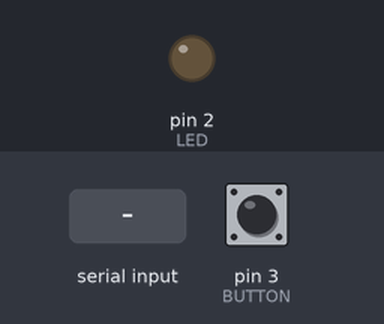
The sketch below on a simulated Arduino Uno, built for the host (arithmetic inside an expression is 32-bit, double 64-bit). On the bench: output pins drawn as LEDs (lit = HIGH). The inputs (shaded band) are chosen by the test bench; at power-on: pin 3 (BUTTON) LOW.

Above: at 1.2 s.
1.3 s: "ON\n" received over Serial
At 2.3 s:
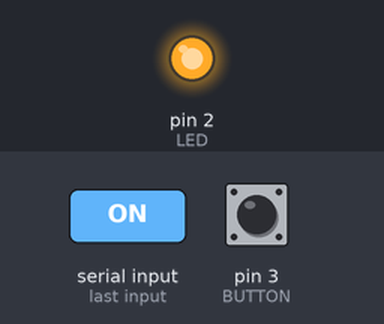
4.4 s: "OFF\n" received over Serial
At 4.8 s:
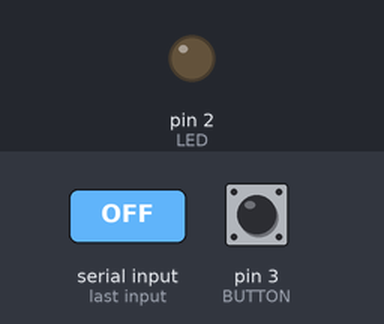
Timing chart, 0 to 7.4 s (numbered marks = the images above; inputs shaded):
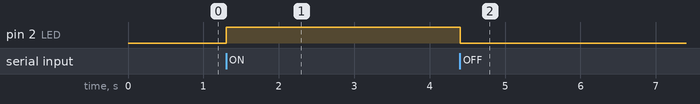

Measured:
- after the input at 1.3 s, pin 2 (LED): LOW → HIGH at once
- after the input at 4.4 s, pin 2 (LED): HIGH → LOW at once

The sketch:

arduino_module.ino
```cpp
#define BUTTON 3
#define LED 2

bool started = false;

void setup() {
  pinMode(BUTTON, INPUT_PULLDOWN);
  pinMode(LED, OUTPUT);
  Serial.begin(9600);

  digitalWrite(LED, LOW);
}

void loop() {

  bool buttonState = digitalRead(BUTTON);

  if (buttonState == HIGH && !started) {
    started = true;
    Serial.println("PRESSED");
  }
  else if(buttonState == LOW) {
    started = false;
  }

  if (Serial.available()) {
    String cmd = Serial.readStringUntil('\n');
    if (cmd == "ON"){
      digitalWrite(LED, HIGH);
    }
    else if (cmd == "OFF"){
      digitalWrite(LED, LOW);
    }
 }
 delay(100);
}
```
